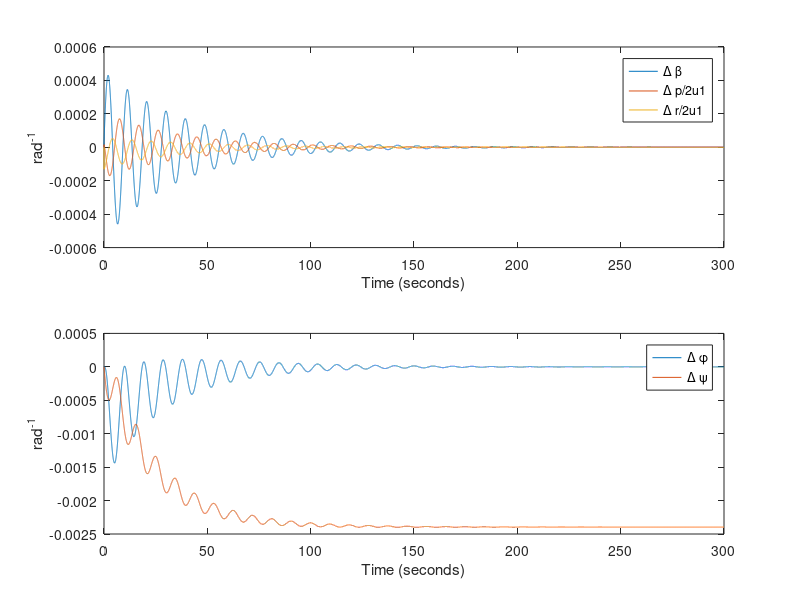

This figure's MATLAB source: (Note: this script raises an error after producing the figure.)
clear all; close all; clc;

Ixx = 1.82*10^7; %slugs-ft^2
Izz = 4.97*10^7; %slugs-ft^2
Ixz = 9.70*10^5; %slugs-ft^2
S = 5500; %ft^2
b = 195.7; %ft
u1 = 275; %ft/s Mach 0.25 at Sea Level
theta = 2.4/180*pi; % rad Arbitrary
rho = 0.002378; % slugs/ft^3
q = 1/2*rho*u1^2;
g = 32.17405; % ft/s^2
m= 636636/g; % lb

%% Dimensional stability Derivatives
Cyb=-0.96;
Clb=-0.221;
Cnb=0.15;
Clp=-0.45;
Cnp=-0.121;
Clr=0.101;
Cnr=-0.3;
Clda=0.0461;
Cnda=0.0064;
Cydr=0.175;
Cldr=0.007;
Cndr=-0.109;
Cyp = 0;
Cyr = 0;
Cyda = 0;
CnTb = 0;
CnTr = 0;


Yb = q*S/m*Cyb;
Yp = q*S*b/(2*m*u1)*Cyp;
Yr = q*S*b/(2*m*u1)*Cyr;
Yda = q*S/m*Cyda;
Ydr = q*S/m*Cydr;
Lb  = q*S*b/Ixx*Clb;
Lp = q*S*b^2/(2*Ixx*u1)*Clp;
Lr = q*S*b^2/(2*Ixx*u1)*Clr;
Lda = q*S*b/Ixx*Clda;
Ldr = q*S*b/Ixx*Cldr;
Nb  = q*S*b/Izz*Cnb;
NTb = q*S*b/Izz*CnTb;
Np = q*S*b^2/(2*Izz*u1)*Cnp;
Nr = q*S*b^2/(2*Izz*u1)*Cnr;
NTr = q*S*b^2/(2*Izz*u1)*CnTr;
Nda = q*S*b/Izz*Cnda;
Ndr = q*S*b/Izz*Cndr;

%% Set up state space equation

M = [u1 0 0 0 0;
    0 1 -Ixz/Ixx 0 0;
    0 -Ixz/Izz 1 0 0;
    0 0 0 1 0;
    0 0 0 0 1];

R= [Yb Yp Yr-u1 g*cos(theta) 0;
    Lb Lp Lr 0 0;
    Nb+NTb Np Nr+NTr 0 0;
    0 1 tan(theta) 0 0;
    0 0 sec(theta) 0 0];
F = [Yda Ydr;
    Lda Ldr;
    Nda Ndr;
    0 0;
    0 0];

A = inv(M)*R;
B = inv(M)*F;
C = eye(5);
D = zeros(5,2);
%% Problem 1 a)
[eVec,eVal] = eig(A);

% Roll
eValRoll = eVal(:,2);
wdRoll   = imag(eValRoll(2));
wnRoll   = sqrt((real(eValRoll(2)))^2+(wdRoll)^2);
dampRoll = abs(real(eValRoll(2))/wnRoll);
delTRoll = log(2)/abs(real(eValRoll(2)));
NRoll    = log(2)*wdRoll/abs(real(eValRoll(2))*2*pi);

fprintf ("Roll-----------------------------------------------------------")
fprintf ("\nDamped Frequency: %f\n", wdRoll)
fprintf ("Natural Frequency: %f\n", wnRoll)
fprintf("Damping ratio: %f\n", dampRoll)
fprintf("Time to damp to half the initial amplitude: %f\n", delTRoll)
fprintf("The number of cycles to damp to half the initial amplitude: %f\n",NRoll)

% Dutch Roll
eValDutch = eVal(:,3);
wdDutch   = imag(eValDutch(3));
wnDutch   = sqrt((real(eValDutch(3)))^2+(wdDutch)^2);
dampDutch = abs(real(eValDutch(3))/wnDutch);
delTDutch = log(2)/abs(real(eValDutch(3)));
NDutch    = log(2)*wdDutch/abs(real(eValDutch(3))*2*pi);

fprintf ("Dutch Roll-----------------------------------------------------")
fprintf ("\nDamped Frequency: %f\n", wdDutch)
fprintf ("Natural Frequency: %f\n", wnDutch)
fprintf("Damping ratio: %f\n", dampDutch)
fprintf("Time to damp to half the initial amplitude: %f\n", delTDutch)
fprintf("The number of cycles to damp to half the initial amplitude: %f\n",NDutch)

% Spiral
eValSpiral = eVal(:,5);
wdSpiral   = imag(eValSpiral(5));
wnSpiral   = sqrt((real(eValSpiral(5)))^2+(wdSpiral)^2);
dampSpiral = abs(real(eValSpiral(5))/wnSpiral);
delTSpiral = log(2)/abs(real(eValSpiral(5)));
NSpiral    = log(2)*wdSpiral/abs(real(eValSpiral(5))*2*pi);

fprintf ("Sprial --------------------------------------------------------")
fprintf ("\nDamped Frequency: %f\n", wdSpiral)
fprintf ("Natural Frequency: %f\n", wnSpiral)
fprintf("Damping ratio: %f\n", dampSpiral)
fprintf("Time to damp to half the initial amplitude: %f\n", delTSpiral)
fprintf("The number of cycles to damp to half the initial amplitude: %f\n",NSpiral)

%% Problem 1 b)

sys = ss(A,B,C,D);

t = 0:0.01:300;

figure,
impRud(2,:) = zeros(length(t),1);
impRud(1,:) = zeros(length(t),1);
impRud(2,1) = 20/180*pi; % rad
impRudResponse = lsim(sys,impRud,t);
impRudResponse(:,2) = impRudResponse(:,2)*b/(2*u1);
impRudResponse(:,3) = impRudResponse(:,3)*b/(2*u1);
subplot(2,1,1)
plot(t,impRudResponse(:,1:3))
legend('\Delta \beta', '\Delta p/2u1', '\Delta r/2u1')
ylabel('rad^{-1}')
xlabel('Time (seconds)')
subplot(2,1,2)
plot(t,impRudResponse(:,4:5))
ylabel('rad^{-1}')
xlabel('Time (seconds)')
legend('\Delta \phi', '\Delta \psi')
sgtitle('Rudder Impulse Response')



figure,
impA(2,:) = zeros(length(t),1);
impA(1,:) = zeros(length(t),1);
impA(1,1) = 1/180*pi; % rad
impAResponse = lsim(sys,impA,t);
impAResponse(:,2) = impAResponse(:,2)*b/(2*u1);
impAResponse(:,3) = impAResponse(:,3)*b/(2*u1);
subplot(2,1,1)
plot(t,impAResponse(:,1:3))
legend('\Delta \beta', '\Delta p/2u1', '\Delta r/2u1')
ylabel('rad^{-1}')
xlabel('Time (seconds)')
subplot(2,1,2)
plot(t,impAResponse(:,4:5))
ylabel('rad^{-1}')
xlabel('Time (seconds)')
legend('\Delta \phi', '\Delta \psi')
sgtitle('Aerlion Impulse Response')


stept = 0:0.01:300;
figure,
stepRud(2,:) = ones(length(stept),1);
stepRud(1,:) = zeros(length(stept),1);
stepRud(2,1:10) = 0;
stepRudResponse = lsim(sys,stepRud,stept);
subplot(2,1,1)
plot(stept,stepRudResponse(:,1:3))
ylabel('rad^{-1}')
xlabel('Time (seconds)')
legend('\Delta \beta', '\Delta p', '\Delta r')
subplot(2,1,2)
plot(stept,stepRudResponse(:,4:5))
ylabel('rad^{-1}')
xlabel('Time (seconds)')
legend('\Delta \phi', '\Delta \psi')
sgtitle('Rudder Step Response')

figure,
stepA(2,:) = zeros(length(stept),1);
stepA(1,:) = ones(length(stept),1);
stepA(1,1:10) = 0;
stepAResponse = lsim(sys,stepA,stept);
subplot(2,1,1)
plot(stept,stepAResponse(:,1:3))
ylabel('rad^{-1}')
xlabel('Time (seconds)')
legend('\Delta \beta', '\Delta p', '\Delta r')
subplot(2,1,2)
plot(stept,stepAResponse(:,4:5))
ylabel('rad^{-1}')
xlabel('Time (seconds)')
legend('\Delta \phi', '\Delta \psi')
sgtitle('Aerlion Step Response')



%% Dutch Roll Approximation
A2 = [Yb/u1 Yr/u1-1;
    Nb Nr];
B2 = [Ydr/u1;
   Ndr];
C2 = eye(2);
D2  =zeros(2,1);
[eVec2,eVal2] = eig(A2);

%% Problem 2a)
wd2 = imag(eVal2(1,1));
% sqrt((real(eVal2(1,1)))^2+(imag(eVal2(1,1)))^2)
% real(eVal2(1,1))/sqrt((real(eVal2(1,1)))^2+(imag(eVal2(1,1)))^2)
wn2 = sqrt((Nr*Yb-Nb*Yr+Nb*u1)/u1);
damp2 = -1/(2*wn2)*(Yb+Nr*u1)/u1;
delT2 = log(2)/abs(real(eVal2(1,1)));
N2    = log(2)*wd2/abs(real(eVal2(1,1))*2*pi);

fprintf ("Dutch Roll Approximation --------------------------------------")
fprintf ("\nDamped Frequency: %f\n", wd2)
fprintf ("Natural Frequency: %f\n", wn2)
fprintf("Damping ratio: %f\n", damp2)
fprintf("Time to damp to half the initial amplitude: %f\n", delT2)
fprintf("The number of cycles to damp to half the initial amplitude: %f\n",N2)


%% Problem 2b)

sys2 = ss(A2,B2,C2,D2);

t2 = 0:0.01:300;
figure,
imp = zeros(length(t2),1);
imp(1) = 1/180*pi; % rad
impResponse = lsim(sys2,imp,t2);
subplot(2,1,1)
plot(t2,impResponse(:,1))
ylabel('\Delta \beta (rad^{-1})')
xlabel('Time (seconds)')
subplot(2,1,2)
plot(t2,impResponse(:,2))
ylabel('\Delta r (rad^{-1})')
xlabel('Time (seconds)')
sgtitle('Dutch Roll Approximation Impulse Response')


figure,
step = ones(length(t2),1)/180*pi;
step(1:100) = 0; % rad
stepResponse = lsim(sys2,step,t2);
subplot(2,1,1)
plot(t2,stepResponse(:,1))
ylabel('\Delta \beta (rad^{-1})')
xlabel('Time (seconds)')
subplot(2,1,2)
plot(t2,stepResponse(:,2))
ylabel('\Delta r (rad^{-1})')
xlabel('Time (seconds)')
sgtitle('Dutch Roll Approximation Step Response')

%% Problem 3

fprintf (['The damped frequency of the dutch roll Mode is %f and that of dutch roll approximate \n' ...
    'is %f. The difference in damped frequency is observed in the plots. The approximate model \n'...
    'shows much less oscillation for both impulse and step response While we can count\n'...
    'a little more than a few oscillation during the first 50 seconds of the approxmimate \n'...
    'model sim for Δβ and Δr, there are definitely more oscillations\n'...
    'observed in first 50 seconds of the simulation for the "Rudder responses" graphs.\n'],wdDutch,wd2)

fprintf (['\nThe natural freqeuncy of of the full model is greater than that of the dutch\n'...
     'roll approximate model by %f Hz.\n'], wnDutch-wn2)

fprintf (['\nThe damping ratio of of the full model is less than that of the dutch\n'...
     'roll approximate model by %f. There fore we see oscillations die much quicker in\n'...
     'the approximation model then those in the full model.\n'], damp2-dampDutch)

fprintf (['\nThe time to damp of of the full model is greater than that of the dutch\n'...
     'roll approximate model by %f seconds.\n'], delTDutch-delT2)

fprintf (['\nThe number of cycles to damp of of the full model is greater than that of the dutch\n'...
     'roll approximate model by %f.\n'], NDutch-N2)

fprintf (['\nAs I have stated before the oscillations die quicker in the approximation model than the\n'...
     'full model, and this is represented by the larger time and cycle to damp in the full model than the approximate model\n'...
     'This is due to approxmate model''s larger damping ratio than full model''s. \n'])